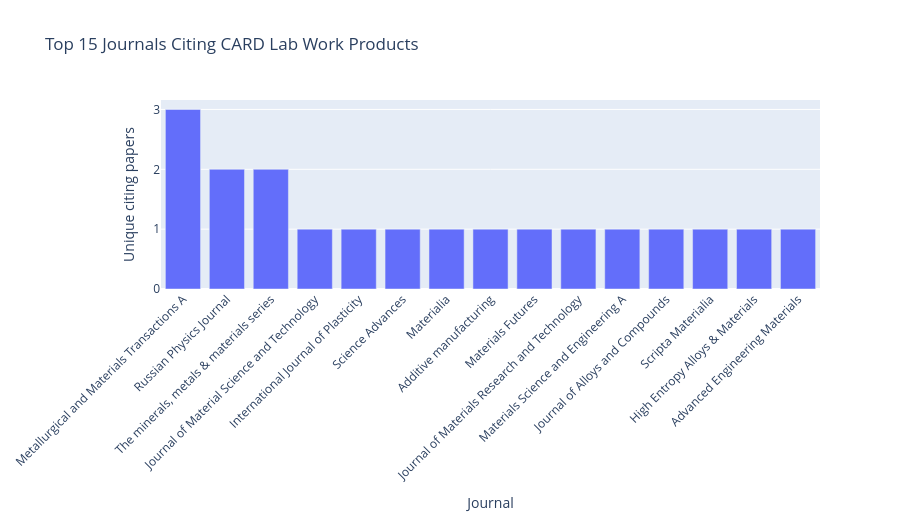

Notebook cell for this chart:
### Code cell
#| echo: false
#| output: true

from pathlib import Path
from urllib.parse import quote

import pandas as pd
import plotly.express as px
import requests

CITING_REFS_PATH = Path("../files/references_citing_us.csv")
CITING_INFO_PATH = Path("../files/references_citing_us_info.csv")
JOURNAL_IMPACT_CACHE_PATH = Path("../files/journal_impact_proxy_cache.csv")
EXCLUDED_AFFILIATION_TOKEN = "university of cincinnati"
USER_AGENT = "CARD Lab scientometrics (mailto:paytonej@ucmail.uc.edu)"
TOP_N_JOURNALS = 15


def _normalize_doi_for_journal_chart(value):
    if pd.isna(value):
        return None
    doi = str(value).strip().lower()
    doi = doi.replace("https://doi.org/", "").replace("http://doi.org/", "")
    return doi or None


def _load_impact_cache(path):
    if not path.exists():
        return {}
    try:
        cached = pd.read_csv(path)
    except Exception:
        return {}

    if not {"journal_name", "impact_factor"}.issubset(cached.columns):
        return {}

    cache = {}
    for _, row in cached.iterrows():
        name = str(row.get("journal_name", "")).strip()
        if not name:
            continue
        value = pd.to_numeric(row.get("impact_factor"), errors="coerce")
        cache[name] = None if pd.isna(value) else float(value)
    return cache


def _save_impact_cache(path, cache):
    rows = [
        {"journal_name": name, "impact_factor": value}
        for name, value in sorted(cache.items(), key=lambda kv: kv[0].lower())
    ]
    pd.DataFrame(rows).to_csv(path, index=False)


def _fetch_openalex_impact_proxy(journal_name, session):
    # OpenAlex 2yr_mean_citedness is used as an impact-factor proxy.
    url = (
        "https://api.openalex.org/sources?per-page=1"
        f"&filter=display_name.search:{quote(journal_name)}"
    )
    headers = {"User-Agent": USER_AGENT}
    try:
        response = session.get(url, headers=headers, timeout=30)
        response.raise_for_status()
        results = response.json().get("results", [])
        if not results:
            return None
        summary_stats = results[0].get("summary_stats") or {}
        value = summary_stats.get("2yr_mean_citedness")
        if value is None:
            return None
        return float(value)
    except Exception:
        return None


if not CITING_REFS_PATH.exists():
    print(f"Warning: {CITING_REFS_PATH} not found.")
else:
    df_refs = pd.read_csv(CITING_REFS_PATH)
    if "citing_doi" not in df_refs.columns:
        print("Warning: 'citing_doi' column missing in references_citing_us.csv.")
    else:
        citing_dois = sorted({
            _normalize_doi_for_journal_chart(doi)
            for doi in df_refs["citing_doi"].dropna()
            if _normalize_doi_for_journal_chart(doi)
        })

        if not citing_dois:
            print("Warning: no citing DOIs available for plotting.")
        else:
            df_citing_info = pd.DataFrame()
            if CITING_INFO_PATH.exists():
                try:
                    df_citing_info = pd.read_csv(CITING_INFO_PATH)
                except Exception as exc:
                    print(f"Warning: could not read {CITING_INFO_PATH}: {exc}")

            if not df_citing_info.empty and "doi" in df_citing_info.columns:
                df_citing_info = df_citing_info.copy()
                df_citing_info["doi"] = df_citing_info["doi"].map(_normalize_doi_for_journal_chart)
                df_citing_info = df_citing_info[df_citing_info["doi"].isin(citing_dois)].copy()

            if df_citing_info.empty:
                if "build_comprehensive_rows" in globals():
                    rows = build_comprehensive_rows(citing_dois)
                    df_citing_info = pd.DataFrame(rows)
                    if not df_citing_info.empty:
                        df_citing_info.to_csv(CITING_INFO_PATH, index=False)
                        print(f"Saved citing metadata cache to {CITING_INFO_PATH}")
                else:
                    print(
                        "Warning: build_comprehensive_rows is not available. "
                        "Run Cell 9 first, then rerun this cell."
                    )
                    df_citing_info = pd.DataFrame()

            if df_citing_info.empty or not {"doi", "journal_name", "affiliation"}.issubset(df_citing_info.columns):
                print("Warning: insufficient citing metadata to build journal chart.")
            else:
                df_plot = df_citing_info.copy()
                df_plot["affiliation"] = df_plot["affiliation"].fillna("").astype(str).str.strip()
                df_plot["journal_name"] = df_plot["journal_name"].fillna("").astype(str).str.strip()
                df_plot = df_plot[(df_plot["doi"].notna()) & (df_plot["journal_name"] != "")].copy()

                # excluded_dois = set(
                #     df_plot.loc[
                #         df_plot["affiliation"].str.lower().str.contains(EXCLUDED_AFFILIATION_TOKEN, na=False),
                #         "doi",
                #     ].dropna()
                # )
                # if excluded_dois:
                #     df_plot = df_plot[~df_plot["doi"].isin(excluded_dois)].copy()
                #     print(
                #         f"Excluded {len(excluded_dois)} citing DOI(s) with "
                #         f"{EXCLUDED_AFFILIATION_TOKEN.title()} affiliation."
                #     )

                journal_counts = (
                    df_plot.groupby("journal_name")["doi"]
                    .nunique()
                    .rename("citations")
                    .reset_index()
                )

                if journal_counts.empty:
                    print("Warning: no journal data available after cleaning.")
                else:
                    impact_cache = _load_impact_cache(JOURNAL_IMPACT_CACHE_PATH)
                    missing_journals = [
                        name for name in journal_counts["journal_name"].tolist()
                        if name not in impact_cache
                    ]

                    if missing_journals:
                        session = requests.Session()
                        for name in missing_journals:
                            impact_cache[name] = _fetch_openalex_impact_proxy(name, session)
                        _save_impact_cache(JOURNAL_IMPACT_CACHE_PATH, impact_cache)

                    journal_counts["impact_factor"] = journal_counts["journal_name"].map(impact_cache)
                    journal_counts["impact_factor"] = pd.to_numeric(
                        journal_counts["impact_factor"],
                        errors="coerce",
                    ).fillna(-1.0)

                    journal_counts = journal_counts.sort_values(
                        by=["citations", "impact_factor", "journal_name"],
                        ascending=[False, False, True],
                    ).head(TOP_N_JOURNALS)

                    fig = px.bar(
                        journal_counts,
                        x="journal_name",
                        y="citations",
                        hover_data={"impact_factor": True},
                        title=(
                            "Top 15 Journals Citing CARD Lab Work Products"
                        ),
                        labels={
                            "journal_name": "Journal",
                            "citations": "Unique citing papers",
                            "impact_factor": "OpenAlex 2yr mean citedness",
                        },
                    )
                    fig.update_layout(height=520, xaxis_tickangle=-45)
                    fig.show()

### Figure 1 — Plotly figure (JSON) as saved in the notebook; plotly's stock layout.template omitted (floating-point values rounded to 4 significant figures)
{"data": [{"customdata": [[2.525], [0.9201], [-1.0], [16.1], [14.27], [11.06], [8.57], [7.299], [7.268], [6.529], [5.907], [5.236], [4.889], [2.947], [2.651]], "hovertemplate": "Journal=%{x}<br>Unique citing papers=%{y}<br>OpenAlex 2yr mean citedness)=%{customdata[0]}<extra></extra>", "legendgroup": "", "marker": {"color": "#636efa", "pattern": {"shape": ""}}, "name": "", "orientation": "v", "showlegend": false, "textposition": "auto", "type": "bar", "x": ["Metallurgical and Materials Transactions A", "Russian Physics Journal", "The minerals, metals & materials series", "Journal of Material Science and Technology", "International Journal of Plasticity", "Science Advances", "Materialia", "Additive manufacturing", "Materials Futures", "Journal of Materials Research and Technology", "Materials Science and Engineering A", "Journal of Alloys and Compounds", "Scripta Materialia", "High Entropy Alloys & Materials", "Advanced Engineering Materials"], "xaxis": "x", "y": [3, 2, 2, 1, 1, 1, 1, 1, 1, 1, 1, 1, 1, 1, 1], "yaxis": "y"}], "layout": {"barmode": "relative", "height": 520, "legend": {"tracegroupgap": 0}, "title": {"text": "Top 15 Journals Citing CARD Lab Work Products"}, "xaxis": {"anchor": "y", "domain": [0, 1], "tickangle": -45, "title": {"text": "Journal"}}, "yaxis": {"anchor": "x", "domain": [0, 1], "title": {"text": "Unique citing papers"}}}}
